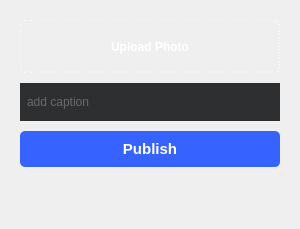
<?xml version="1.0" encoding="UTF-8"?>
<ui version="4.0">
 <class>AddStory</class>
 <widget class="QDialog" name="AddStory">
  <property name="geometry">
   <rect>
    <x>0</x>
    <y>0</y>
    <width>300</width>
    <height>229</height>
   </rect>
  </property>
  <property name="maximumSize">
   <size>
    <width>300</width>
    <height>229</height>
   </size>
  </property>
  <property name="windowTitle">
   <string>Dialog</string>
  </property>
  <property name="styleSheet">
   <string notr="true">#AddStory{
border-image: url(:/imgs/welcomePic.png);
}</string>
  </property>
  <layout class="QVBoxLayout" name="verticalLayout_2">
   <item>
    <widget class="QGroupBox" name="verticalGroupBox">
     <property name="styleSheet">
      <string notr="true">border:none;</string>
     </property>
     <layout class="QVBoxLayout" name="verticalLayout">
      <property name="spacing">
       <number>10</number>
      </property>
      <item>
       <widget class="QPushButton" name="pushButton">
        <property name="minimumSize">
         <size>
          <width>0</width>
          <height>53</height>
         </size>
        </property>
        <property name="cursor">
         <cursorShape>PointingHandCursor</cursorShape>
        </property>
        <property name="styleSheet">
         <string notr="true">background : transparent;
border:1px dotted white; 
color : white ; 
font-weight:bold ;
border-radius:5px;</string>
        </property>
        <property name="text">
         <string>Upload Photo</string>
        </property>
       </widget>
      </item>
      <item>
       <widget class="QLineEdit" name="lineEdit">
        <property name="minimumSize">
         <size>
          <width>0</width>
          <height>38</height>
         </size>
        </property>
        <property name="styleSheet">
         <string notr="true">padding:5px;
background : rgb(46, 47, 48);
color : rgb(163, 163, 163)</string>
        </property>
        <property name="placeholderText">
         <string>add caption</string>
        </property>
       </widget>
      </item>
      <item>
       <widget class="QPushButton" name="pushButton_2">
        <property name="minimumSize">
         <size>
          <width>0</width>
          <height>36</height>
         </size>
        </property>
        <property name="styleSheet">
         <string notr="true">background : rgb(54, 99, 253);
color :white ; 
font-weight : bold ; 
font-size : 15px;
border-radius : 5px;</string>
        </property>
        <property name="text">
         <string>Publish</string>
        </property>
       </widget>
      </item>
     </layout>
    </widget>
   </item>
   <item>
    <widget class="QLabel" name="label">
     <property name="styleSheet">
      <string notr="true">color:green;
</string>
     </property>
     <property name="text">
      <string/>
     </property>
    </widget>
   </item>
  </layout>
 </widget>
 <resources/>
 <connections/>
</ui>
